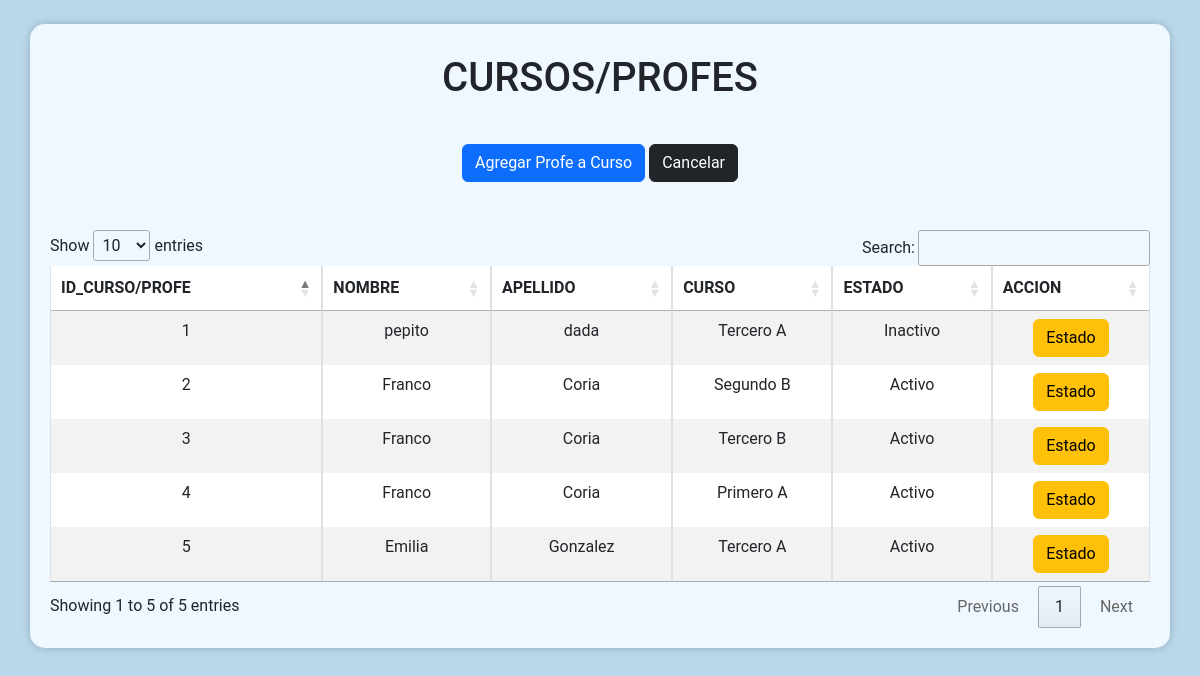
Screenshot of /admin/curso_profe/cursoProfe.php (signed in) with the database file from the repository.
### tables this page shows
CREATE TABLE `curso_profe` (
  `id_cp` int(11) NOT NULL,
  `id_profesor` int(11) NOT NULL,
  `id_curso` int(11) NOT NULL,
  `id_estado` int(11) NOT NULL
);

CREATE TABLE `profesores` (
  `id_profesor` int(11) NOT NULL,
  `nombre` varchar(50) NOT NULL,
  `apellido` varchar(50) NOT NULL,
  `correo` varchar(50) NOT NULL,
  `usuario` varchar(50) NOT NULL,
  `contraseña` varchar(50) NOT NULL,
  `id_sexo` int(11) NOT NULL,
  `id_estado` int(11) NOT NULL
);

CREATE TABLE `curso` (
  `id_curso` int(11) NOT NULL,
  `tipo` varchar(50) NOT NULL,
  `nivel` int(11) NOT NULL
);

CREATE TABLE `estado` (
  `id_estado` int(11) NOT NULL,
  `tipo` varchar(50) NOT NULL
);

### admin/curso_profe/cursoProfe.php (the view, shortened to what this page needs)
<?php
$conn = mysqli_connect("localhost", "root", "", "gestion_calificaciones");
?>
<!DOCTYPE html>
<html lang="en">
<head>
    <link rel="stylesheet" href="https://cdn.jsdelivr.net/npm/bootstrap@5.3.0-alpha1/dist/css/bootstrap.min.css">
    <link rel="stylesheet" href="//cdn.datatables.net/1.13.4/css/jquery.dataTables.min.css">
</head>
<br>
<body>
    <div class="container">
        <h1>CURSOS/PROFES</h1>
        <br>
        <button type="button" class="btn btn-primary" onclick="window.location.href='insertarcursoProfe.php'">Agregar Profe a Curso</button>
        <button type="button" class="btn btn-dark" onclick="window.location.href='../modoAdmin.php'">Cancelar</button>
        <br><br><br>
        <?php
        $sql = "SELECT p.id_cp, s.id_profesor, e.id_curso, x.id_estado, s.nombre, s.apellido AS profesores , e.tipo AS curso, x.tipo AS estado
        FROM curso_profe p
        JOIN curso e ON p.id_curso = e.id_curso
        JOIN profesores s ON p.id_profesor = s.id_profesor
        JOIN estado x ON p.id_estado = x.id_estado";
        $result = mysqli_query($conn, $sql);
        ?>
        <table id="cursosProfes" class="table table-bordered table-striped text-center">
            <thead>
                <tr class="bg-primary text-white">
                    <th scope="col">ID_CURSO/PROFE</th>
                    <th scope="col">NOMBRE</th>
                    <th scope="col">APELLIDO</th>
                    <th scope="col">CURSO</th>
                    <th scope="col">ESTADO</th>
                    <th scope="col">ACCION</th>
                </tr>
            </thead>
            <tbody>
                <?php
                while ($mostrar = mysqli_fetch_array($result)) {
                    ?>
                    <tr>
                        <td><?php echo $mostrar['id_cp'] ?></td>
                        <td><?php echo $mostrar['nombre'] ?></td>
                        <td><?php echo $mostrar['profesores'] ?></td>
                        <td><?php echo $mostrar['curso'] ?></td>
                        <td><?php echo $mostrar['estado'] ?></td>
                        <td>
                            <button type="button" class="btn btn-warning" onclick="window.location.href='estadoCursoProfe.php?id=<?php echo $mostrar["id_cp"]; ?>'">Estado</button>
                        </td>
                    </tr>
                <?php
                }
                ?>
            </tbody>
        </table>
    </div>
</body>
</html>

### admin/curso_profe/cursoProfe.php (style rules this page uses)
body { background-color: #BAD8EC ; font-family: "Roboto", sans-serif; text-align: center; }
.container { background-color: aliceblue; margin: auto; padding: 20px; border-radius: 15px; box-shadow: 0 0 10px rgba(0, 0, 0, 0.2); }
h1 { background-color: aliceblue; border-radius: 15px 10px 15px 10px; padding: 10px; }

### rows the page displays
curso_profe: id_cp "4", id_profesor.nombre "Franco", id_profesor.apellido "Coria", id_curso.tipo "Primero A", id_estado.tipo "Activo"
curso_profe: id_cp "2", id_profesor.nombre "Franco", id_profesor.apellido "Coria", id_curso.tipo "Segundo B", id_estado.tipo "Activo"
curso_profe: id_cp "3", id_profesor.nombre "Franco", id_profesor.apellido "Coria", id_curso.tipo "Tercero B", id_estado.tipo "Activo"
curso_profe: id_cp "1", id_profesor.nombre "pepito", id_profesor.apellido "dada", id_curso.tipo "Tercero A", id_estado.tipo "Inactivo"
curso_profe: id_cp "5", id_profesor.nombre "Emilia", id_profesor.apellido "Gonzalez", id_curso.tipo "Tercero A", id_estado.tipo "Activo"
